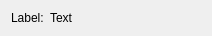
<?xml version="1.0" encoding="UTF-8"?>
<ui version="4.0">
 <class>WidgetDataOut</class>
 <widget class="QWidget" name="WidgetDataOut">
  <property name="geometry">
   <rect>
    <x>0</x>
    <y>0</y>
    <width>212</width>
    <height>31</height>
   </rect>
  </property>
  <property name="windowTitle">
   <string>Form</string>
  </property>
  <layout class="QFormLayout" name="formLayout">
   <item row="0" column="0">
    <widget class="QLabel" name="label">
     <property name="sizePolicy">
      <sizepolicy hsizetype="Minimum" vsizetype="Preferred">
       <horstretch>0</horstretch>
       <verstretch>0</verstretch>
      </sizepolicy>
     </property>
     <property name="text">
      <string>Label:</string>
     </property>
    </widget>
   </item>
   <item row="0" column="1">
    <widget class="QLabel" name="text">
     <property name="sizePolicy">
      <sizepolicy hsizetype="Minimum" vsizetype="Preferred">
       <horstretch>0</horstretch>
       <verstretch>0</verstretch>
      </sizepolicy>
     </property>
     <property name="text">
      <string>Text</string>
     </property>
    </widget>
   </item>
  </layout>
 </widget>
 <resources/>
 <connections/>
</ui>
